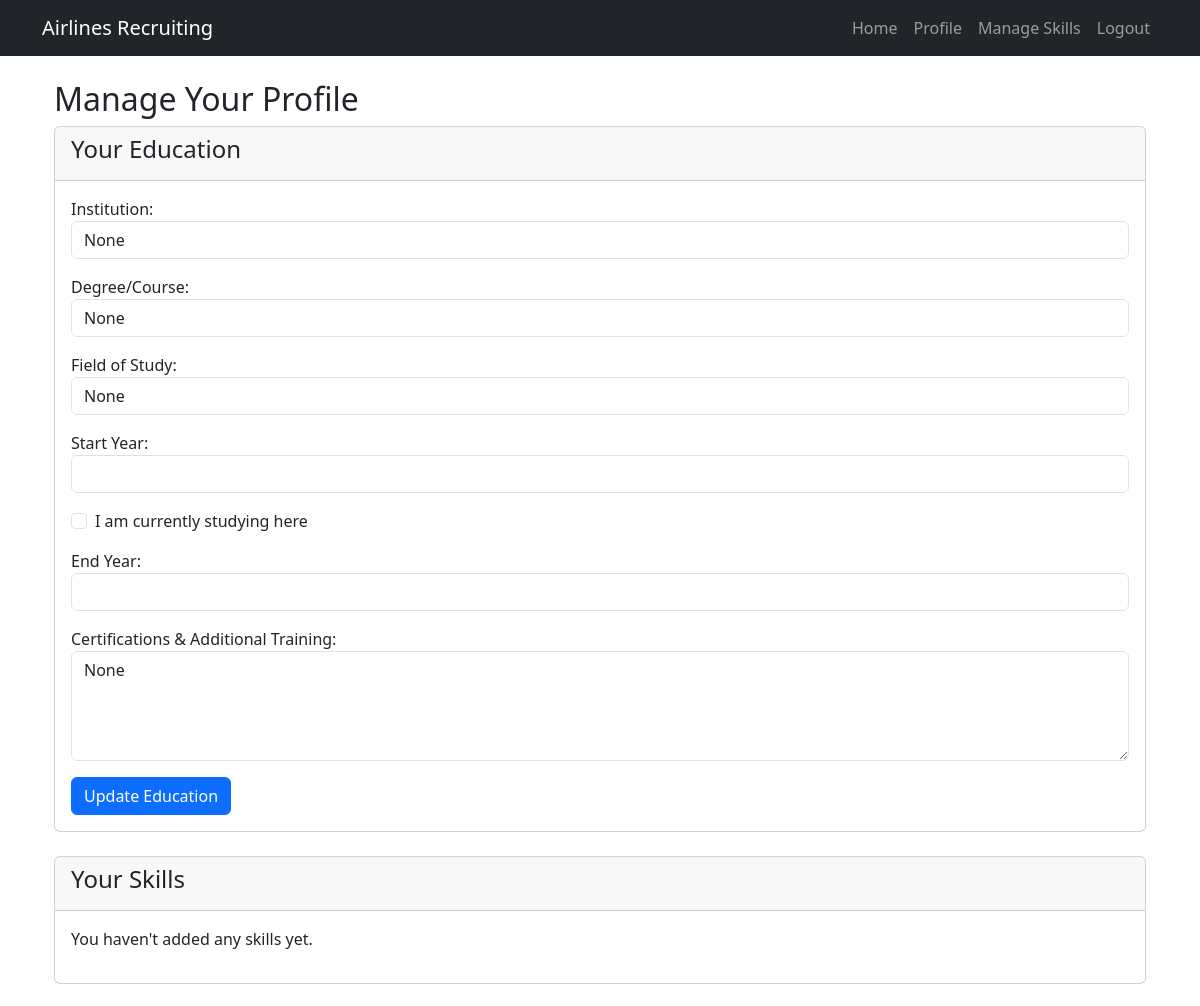
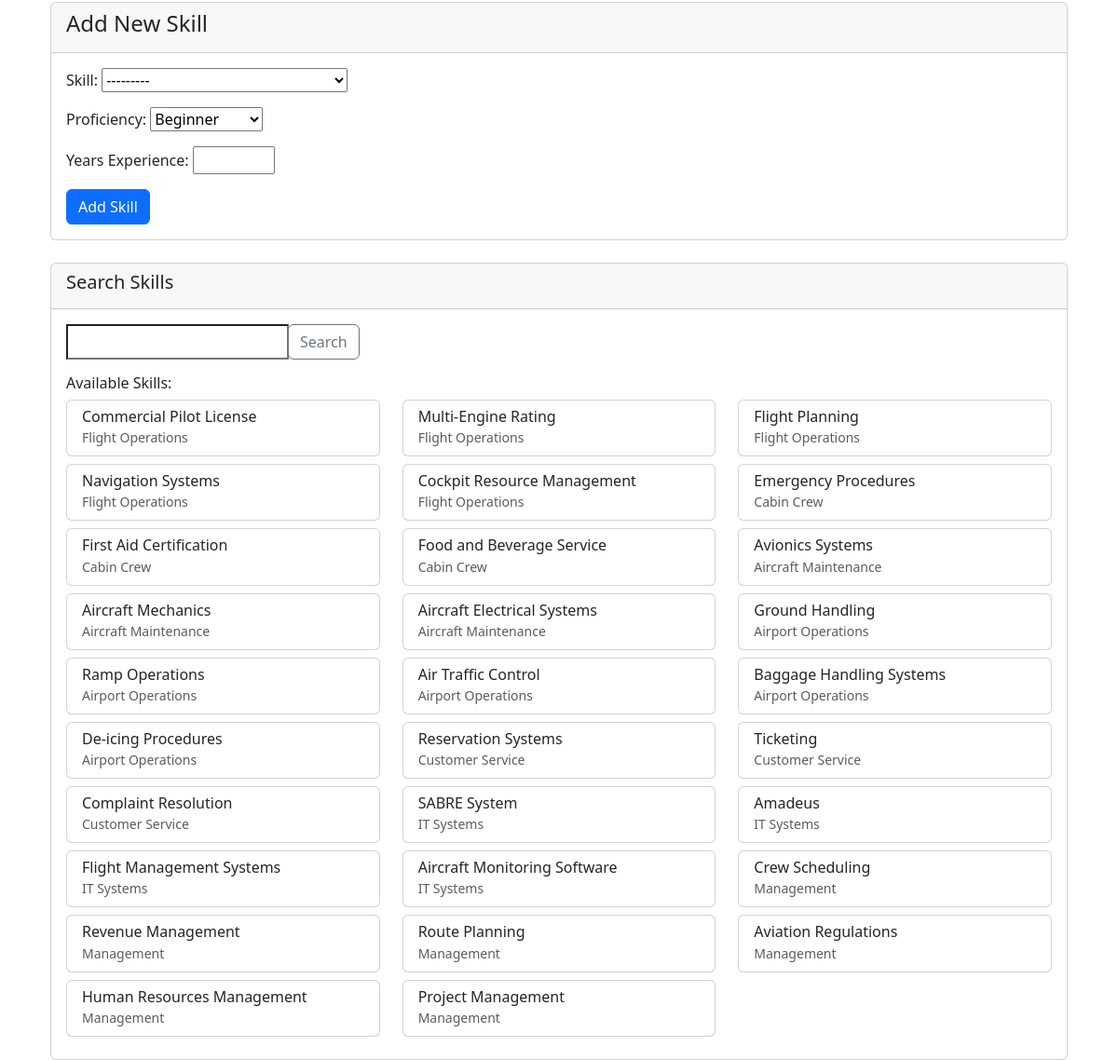
The app's page /skills/ (signed in) with its own data (2 pictures, top to bottom).
### home/models.py (models this page shows, shortened)
class Candidate(models.Model):
    user = models.OneToOneField(User, on_delete=models.CASCADE, related_name='candidate_profile')
    resume = models.FileField(upload_to='resumes/', blank=True, null=True)
    skills = models.ManyToManyField(Skill, through='CandidateSkill')
    experience_years = models.PositiveIntegerField(default=0)
    education_institution = models.CharField(max_length=200, blank=True, null=True)
    education_degree = models.CharField(max_length=100, blank=True, null=True)
    education_field = models.CharField(max_length=100, blank=True, null=True)
    education_start_year = models.PositiveIntegerField(blank=True, null=True)
    education_end_year = models.PositiveIntegerField(blank=True, null=True)
    education_currently_studying = models.BooleanField(default=False)
    certifications = models.TextField(blank=True, null=True)

class Skill(models.Model):
    name = models.CharField(max_length=100)
    description = models.TextField(blank=True)
    category = models.CharField(max_length=100)
    def __str__(self):
        return self.name

### home/views.py (the view)
# urls.py: path('skills/', views.manage_skills, name='manage_skills'),
@login_required
def manage_skills(request):
    if request.user.role != 'candidate':
        messages.error(request, "Only candidates can access this page.")
        return redirect('home')
    candidate, created = Candidate.objects.get_or_create(user=request.user)
    candidate_skills = CandidateSkill.objects.filter(candidate=candidate)
    search_form = SkillSearchForm(request.GET or None)
    skills = Skill.objects.all()
    if search_form.is_valid() and search_form.cleaned_data.get('search_term'):
        search_term = search_form.cleaned_data.get('search_term')
        skills = skills.filter(name__icontains=search_term)
    if request.method == 'POST':
        if 'add_skill' in request.POST:
            skill_form = CandidateSkillForm(request.POST)
            if skill_form.is_valid():
                skill = skill_form.cleaned_data['skill']
                if CandidateSkill.objects.filter(candidate=candidate, skill=skill).exists():
                    messages.warning(request, f'You already have "{skill.name}" in your skills list.')
                else:
                    candidate_skill = skill_form.save(commit=False)
                    candidate_skill.candidate = candidate
                    candidate_skill.save()
                    messages.success(request, f'Added "{skill.name}" to your skills!')
                return redirect('manage_skills')
        elif 'update_education' in request.POST:
            candidate.education_institution = request.POST.get('education_institution', '')
            candidate.education_degree = request.POST.get('education_degree', '')
            candidate.education_field = request.POST.get('education_field', '')
            start_year = request.POST.get('education_start_year', '')
            if start_year and start_year.isdigit():
                candidate.education_start_year = int(start_year)
            candidate.education_currently_studying = 'education_currently_studying' in request.POST
            if not candidate.education_currently_studying:
                end_year = request.POST.get('education_end_year', '')
                if end_year and end_year.isdigit():
                    candidate.education_end_year = int(end_year)
            else:
                candidate.education_end_year = None
            candidate.certifications = request.POST.get('certifications', '')
            candidate.save()
            messages.success(request, 'Profile updated successfully!')
            return redirect('manage_skills')
    else:
        skill_form = CandidateSkillForm()
    context = {
        'candidate': candidate,
        'candidate_skills': candidate_skills,
        'search_form': search_form,
        'skills': skills,
        'skill_form': skill_form
    }
    return render(request, 'manage_skills.html', context)

### home/forms.py
class SkillSearchForm(forms.Form):
    search_term = forms.CharField(required=False, label="Search for skills")

class CandidateSkillForm(forms.ModelForm):
    PROFICIENCY_CHOICES = CandidateSkill.PROFICIENCY_CHOICES
    skill = forms.ModelChoiceField(queryset=Skill.objects.all())
    proficiency = forms.ChoiceField(choices=PROFICIENCY_CHOICES)
    years_experience = forms.IntegerField(min_value=0, max_value=50)
    class Meta:
        model = CandidateSkill
        fields = ['skill', 'proficiency', 'years_experience']

### home/templates/manage_skills.html (shortened to what this page needs)
{% extends "base.html" %} {% block content %}
<div class="container mt-4">
  <h2>Manage Your Profile</h2>
  <div class="card mb-4">
    <div class="card-header">
      <h4>Your Education</h4>
    </div>
    <div class="card-body">
      <form method="POST">
        <div class="form-group mb-3">
          <label for="education_institution">Institution:</label>
          <input
            type="text"
            class="form-control"
            id="education_institution"
            name="education_institution"
            value="{{ candidate.education_institution }}"
          />
        </div>
        <div class="form-group mb-3">
          <label for="education_degree">Degree/Course:</label>
          <input
            type="text"
            class="form-control"
            id="education_degree"
            name="education_degree"
            value="{{ candidate.education_degree }}"
          />
        </div>
        <div class="form-group mb-3">
          <label for="education_field">Field of Study:</label>
          <input
            type="text"
            class="form-control"
            id="education_field"
            name="education_field"
            value="{{ candidate.education_field }}"
          />
        </div>
        <div class="form-group mb-3">
          <label for="education_start_year">Start Year:</label>
          <input
            type="number"
            class="form-control"
            id="education_start_year"
            name="education_start_year"
            value="{{ candidate.education_start_year }}"
          />
        </div>
        <div class="form-check mb-3">
          <input
            type="checkbox"
            class="form-check-input"
            id="education_currently_studying"
            name="education_currently_studying"
            {%
            if
            candidate.education_currently_studying
            %}checked{%
            endif
            %}
          />
          <label class="form-check-label" for="education_currently_studying"
            >I am currently studying here</label
          >
        </div>
        <div class="form-group mb-3" id="end_year_group">
          <label for="education_end_year">End Year:</label>
          <input
            type="number"
            class="form-control"
            id="education_end_year"
            name="education_end_year"
            value="{{ candidate.education_end_year }}"
          />
        </div>
        <div class="form-group mb-3">
          <label for="certifications"
            >Certifications & Additional Training:</label
          >
          <textarea
            class="form-control"
            id="certifications"
            name="certifications"
            rows="4"
            placeholder="Enter one certification per line"
          >
{{ candidate.certifications }}</textarea
          >
        </div>
        <button type="submit" name="update_education" class="btn btn-primary">
          Update Education
        </button>
      </form>
    </div>
  </div>
  <div class="card mb-4">
    <div class="card-header">
      <h4>Your Skills</h4>
    </div>
    <div class="card-body">
      {% if candidate_skills %}
      <table class="table table-striped">
        <thead>
          <tr>
            <th>Skill</th>
            <th>Proficiency</th>
            <th>Years Experience</th>
            <th>Actions</th>
          </tr>
        </thead>
        <tbody>
          {% for candidate_skill in candidate_skills %}
          <tr>
            <td>{{ candidate_skill.skill.name }}</td>
            <td>{{ candidate_skill.get_proficiency_display }}</td>
            <td>{{ candidate_skill.years_experience }} year(s)</td>
            <td>
              <a
                href="{% url 'delete_skill' candidate_skill.id %}"
                class="btn btn-sm btn-danger"
                >Remove</a
              >
            </td>
          </tr>
          {% endfor %}
        </tbody>
      </table>
      {% else %}
      <p>You haven't added any skills yet.</p>
      {% endif %}
    </div>
  </div>
  <div class="card mb-4">
    <div class="card-header">
      <h4>Add New Skill</h4>
    </div>
    <div class="card-body">
      <form method="POST">
        <div class="form-group mb-3">
          <label for="{{ skill_form.skill.id_for_label }}">Skill:</label>
          {{ skill_form.skill }}
        </div>
        <div class="form-group mb-3">
          <label for="{{ skill_form.proficiency.id_for_label }}"
            >Proficiency:</label
          >
          {{ skill_form.proficiency }}
        </div>
        <div class="form-group mb-3">
          <label for="{{ skill_form.years_experience.id_for_label }}"
            >Years Experience:</label
          >
          {{ skill_form.years_experience }}
        </div>
        <button type="submit" name="add_skill" class="btn btn-primary">
          Add Skill
        </button>
      </form>
    </div>
  </div>
  <div class="card">
    <div class="card-header">
      <h5>Search Skills</h5>
    </div>
    <div class="card-body">
      <form method="GET" action="{% url 'manage_skills' %}">
        <div class="input-group mb-3">
          {{ search_form.search_term }}
          <div class="input-group-append">
            <button class="btn btn-outline-secondary" type="submit">
              Search
            </button>
          </div>
        </div>
      </form>
      {% if skills %}
      <div class="mt-3">
        <h6>Available Skills:</h6>
        <div class="row">
          {% for skill in skills %}
          <div class="col-md-4 mb-2">
            <div class="card">
              <div class="card-body py-2">
                <h6 class="mb-0">{{ skill.name }}</h6>
                <small class="text-muted">{{ skill.category }}</small>
              </div>
            </div>
          </div>
          {% endfor %}
        </div>
      </div>
      {% endif %}
    </div>
  </div>
</div>
{% endblock content %}

### home/templates/base.html (shortened to what this page needs)
<!DOCTYPE html>
<html lang="en">
  <head>
    <link
      href="https://cdn.jsdelivr.net/npm/bootstrap@5.3.0-alpha1/dist/css/bootstrap.min.css"
      rel="stylesheet"
    />
  </head>
  <body>
    <header class="site-header">
      <nav class="navbar navbar-expand-lg navbar-dark bg-dark">
        <div class="container">
          <a class="navbar-brand" href="{% url 'home' %}"
            >Airlines Recruiting</a
          >
          <div class="collapse navbar-collapse" id="navbarNav">
            <ul class="navbar-nav ms-auto">
              <li class="nav-item">
                <a class="nav-link" href="{% url 'home' %}">Home</a>
              </li>
              {% if user.is_authenticated %}
              <li class="nav-item">
                <a class="nav-link" href="{% url 'profile' %}">Profile</a>
              </li>
              {% if user.role == 'candidate' %}
              <li class="nav-item">
                <a class="nav-link" href="{% url 'manage_skills' %}"
                  >Manage Skills</a
                >
              </li>
              {% endif %}
              <li class="nav-item">
                <a class="nav-link" href="{% url 'logout' %}">Logout</a>
              </li>
              {% endif %}
            </ul>
          </div>
        </div>
      </nav>
    </header>
    <main>
      <div class="container">
         {% block content %}{% endblock %}
      </div>
    </main>
  </body>
</html>

### records on screen
Candidate: education_institution "None", education_degree "None", education_field "None", certifications "None"
Skill: name "Commercial Pilot License", category "Flight Operations"
Skill: name "Multi-Engine Rating", category "Flight Operations"
Skill: name "Flight Planning", category "Flight Operations"
Skill: name "Navigation Systems", category "Flight Operations"
Skill: name "Cockpit Resource Management", category "Flight Operations"
Skill: name "Emergency Procedures", category "Cabin Crew"
Skill: name "First Aid Certification", category "Cabin Crew"
Skill: name "Food and Beverage Service", category "Cabin Crew"
Skill: name "Avionics Systems", category "Aircraft Maintenance"
Skill: name "Aircraft Mechanics", category "Aircraft Maintenance"
Skill: name "Aircraft Electrical Systems", category "Aircraft Maintenance"
Skill: name "Ground Handling", category "Airport Operations"
Skill: name "Ramp Operations", category "Airport Operations"
Skill: name "Air Traffic Control", category "Airport Operations"
Skill: name "Baggage Handling Systems", category "Airport Operations"
Skill: name "De-icing Procedures", category "Airport Operations"
Skill: name "Reservation Systems", category "Customer Service"
Skill: name "Ticketing", category "Customer Service"
Skill: name "Complaint Resolution", category "Customer Service"
Skill: name "SABRE System", category "IT Systems"
Skill: name "Amadeus", category "IT Systems"
Skill: name "Flight Management Systems", category "IT Systems"
Skill: name "Aircraft Monitoring Software", category "IT Systems"
Skill: name "Crew Scheduling", category "Management"
Skill: name "Revenue Management", category "Management"
Skill: name "Route Planning", category "Management"
Skill: name "Aviation Regulations", category "Management"
Skill: name "Human Resources Management", category "Management"
Skill: name "Project Management", category "Management"
